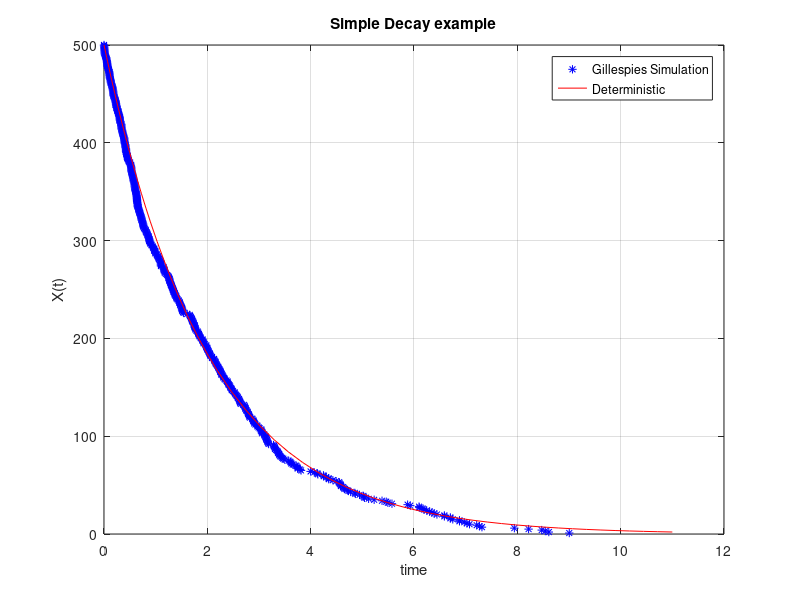

MATLAB code for this plot: (Note: this script raises an error after producing the figure.)
function simple_decay();
%Simple Decay Program 
%Based on Gillespie D. Exact Stochastic SImulation of COupled Chemical...
%Reactions, 

clear all
close all
clc

%initial conditions 

global c
c=0.5;
x0=500;

t0=0;
t=t0;
x=x0;

X=x0;
Xplot=ones(1,x0)*x0;
tplo=zeros(1,x0);
tplo(1,1)=t0;
X(1,1)=x;
mu=1;

    for i=1:x0-1

    a=X*c;
    a0=sum(a);
    r=rand(2,1);
    
    tao=1/a0*log(1/r(1));
    mu = sum(r(2)*a0 <= cumsum(a));
    
    X(mu)=X(mu)-1;
    Xplot(mu,i)=X(mu);
    
    t=t+tao;    
    tplo(i)=t;
    end
 
%plots and ode solver    
[te,ex]=ode45(@simple_dec,[0 11],x0);
figure(1)    
plot(tplo,Xplot,'*b',te,ex,'r');
%plot(tplo,Xplot,'*r');
grid on
xlabel('time');
ylabel('X(t)');
title('Simple Decay example');
legend('Gillespies Simulation','Deterministic')
saveas(figure(1),'/home/jl/MI_BIBLIOTECA/Escuela/Lund/II/Systems Biology/P2/figure1.png');
saveas(figure(nr),save);



function result=simple_dec(t,x);
%state definition
%global c
x=x(1);
dxdt=-c*x;
%disp('running...');
result=[dxdt];
end

end